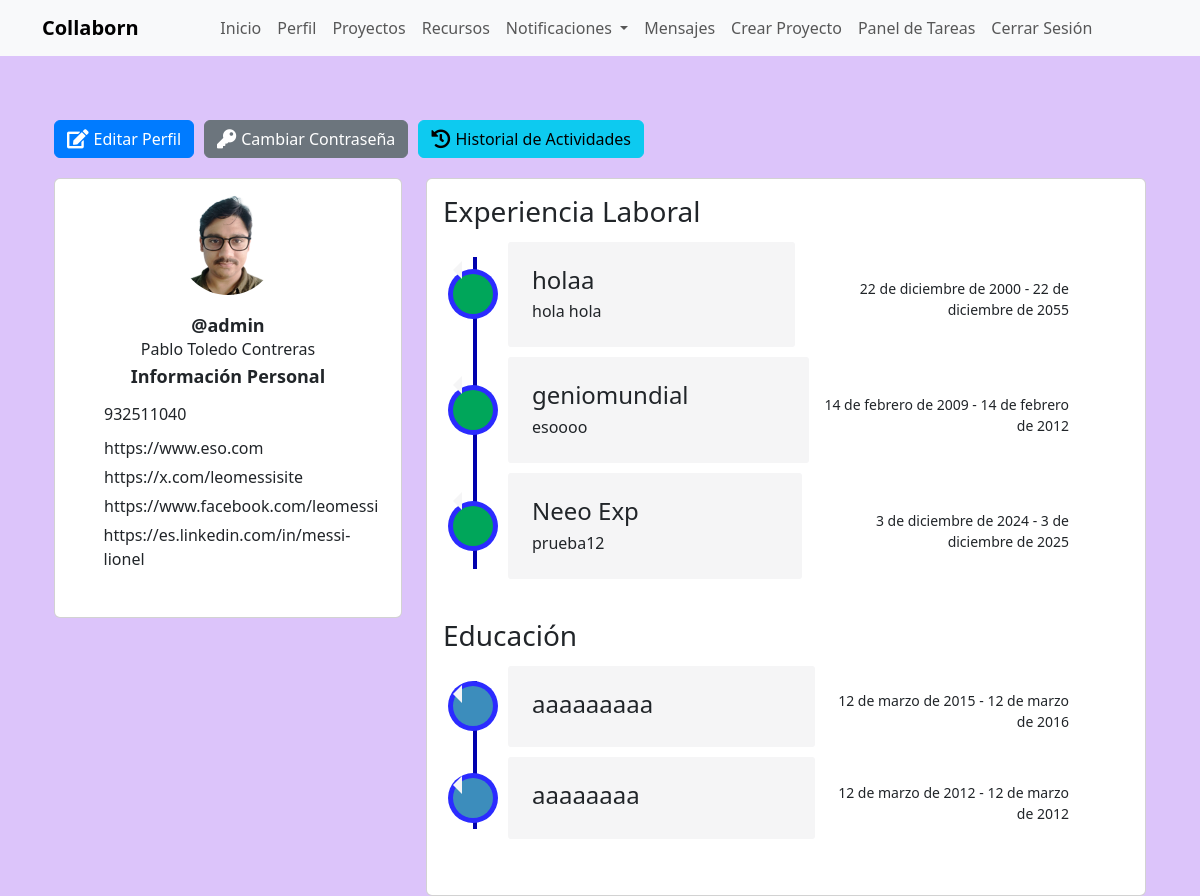
Before: /perfil/ (signed in) with the older database file.
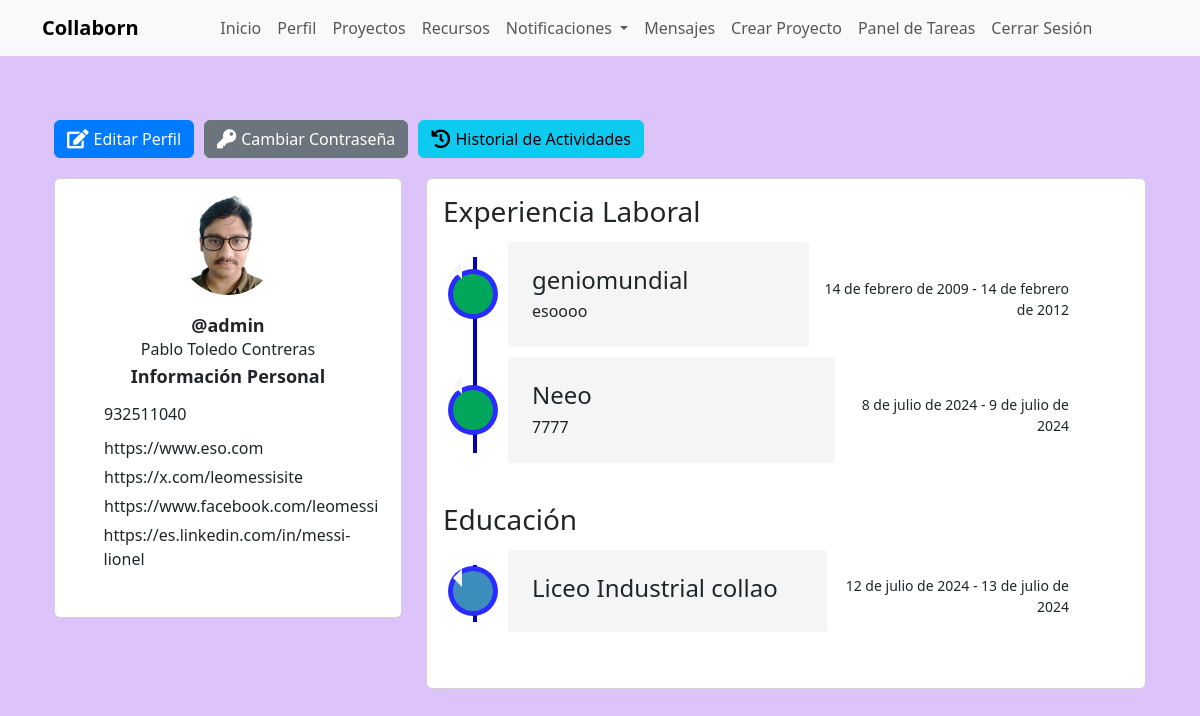
After: the same page with the newer database file.
### myapp/models.py (models this page shows, shortened)
class Perfil(models.Model):
    user = models.OneToOneField(User, on_delete=models.CASCADE)
    nombre = models.CharField(max_length=30, blank=True, null=True)
    apellido = models.CharField(max_length=30, blank=True, null=True)
    telefono = models.CharField(max_length=15, blank=True, null=True)
    fecha_nacimiento = models.DateField(null=True, blank=True)
    avatar = models.ImageField(upload_to='avatars/', null=True, blank=True)
    website = models.URLField(max_length=200, blank=True, null=True)
    twitter = models.URLField(max_length=200, blank=True, null=True)
    facebook = models.URLField(max_length=200, blank=True, null=True)
    linkedin = models.URLField(max_length=200, blank=True, null=True)

class ExperienciaLaboral(models.Model):
    perfil = models.ForeignKey(Perfil, related_name='experiencias', on_delete=models.CASCADE)
    titulo = models.CharField(max_length=100, blank=True, null=True)
    descripcion = models.TextField(blank=True, null=True)
    fecha_inicio = models.DateField(default=timezone.now)
    fecha_fin = models.DateField(default=timezone.now)

class Educacion(models.Model):
    perfil = models.ForeignKey(Perfil, related_name='educaciones', on_delete=models.CASCADE)
    titulo = models.CharField(max_length=100, blank=True, null=True)
    institucion = models.CharField(max_length=100, blank=True, null=True)
    fecha_inicio = models.DateField(default=timezone.now)
    fecha_fin = models.DateField(default=timezone.now)

### myapp/views.py (the view)
# urls.py: path('perfil/', views.ver_perfil, name='ver_perfil'),
@login_required
def ver_perfil(request):
    perfil = request.user.perfil
    experiencias = perfil.experiencias.all()
    educaciones = perfil.educaciones.all()
    return render(request, 'myapp/ver_perfil.html', {
        'perfil': perfil,
        'experiencias': experiencias,
        'educaciones': educaciones,
    })

### myapp/templates/myapp/ver_perfil.html (shortened to what this page needs)
{% extends 'myapp/base.html' %}
{% load static %}
{% block extra_css %}
<link rel="stylesheet" href="{% static 'css/ver_perfil.css' %}">
<link href="https://cdnjs.cloudflare.com/ajax/libs/font-awesome/5.11.2/css/all.min.css" rel="stylesheet">
<link href="https://cdn.jsdelivr.net/npm/@icon/entypo@1.0.3/entypo.css" rel="stylesheet">
{% endblock %}
{% block content %}
<div class="container bootstrap snippet">
    <div class="row">
        <div class="col-md-12">
            <div class="btn-group-custom">
                <a href="{% url 'editar_perfil' %}" class="btn btn-primary btn-custom">
                    <i class="fa fa-edit"></i> Editar Perfil
                </a>
                <a href="{% url 'cambiar_password' %}" class="btn btn-secondary btn-custom">
                    <i class="fa fa-key"></i> Cambiar Contraseña
                </a>
                <a href="{% url 'historial_actividades' %}" class="btn btn-info btn-custom">
                    <i class="fa fa-history"></i> Historial de Actividades
                </a>
            </div>
        </div>
    </div>
    <div class="row">
        <div class="col-md-4">
            <div class="left-profile-card card">
                <div class="card-body">
                    <div class="user-profile">
                        {% if perfil.avatar %}
                            <img src="{{ perfil.avatar.url }}" class="img-fluid rounded-circle" alt="Avatar">
                        {% else %}
                            <img src="{% static 'images/default-avatar.png' %}" class="img-fluid rounded-circle" alt="Avatar">
                        {% endif %}
                    </div>
                    <h3>@{{ user.username }}</h3>
                    <p>{{ perfil.nombre }} {{ perfil.apellido }}</p>
                    <div class="personal-info">
                        <h3>Información Personal</h3>
                        <ul class="personal-list">
                            <li>{{ perfil.telefono }}</li>
                            <li>{{ perfil.website }}</li>
                            <li>{{ perfil.twitter }}</li>
                            <li>{{ perfil.facebook }}</li>
                            <li>{{ perfil.linkedin }}</li>
                        </ul>
                    </div>
                </div>
            </div>
        </div>
        <div class="col-md-8">
            <div class="right-profile-card card">
                <div class="card-body">
                    <h3>Experiencia Laboral</h3>
                    <div class="timeline-centered">
                        {% for experiencia in experiencias %}
                            <article class="timeline-entry">
                                <div class="timeline-entry-inner">
                                    <div class="timeline-icon bg-success">
                                    </div>
                                    <div class="timeline-label">
                                        <h2>{{ experiencia.titulo }}</h2>
                                        <p>{{ experiencia.descripcion }}</p>
                                    </div>
                                    <time class="timeline-time" datetime="{{ experiencia.fecha_inicio }}">{{ experiencia.fecha_inicio }} - {{ experiencia.fecha_fin }}</time>
                                </div>
                            </article>
                        {% endfor %}
                    </div>
                    <h3>Educación</h3>
                    <div class="timeline-centered">
                        {% for educacion in educaciones %}
                            <article class="timeline-entry">
                                <div class="timeline-entry-inner">
                                    <div class="timeline-icon bg-info">
                                    </div>
                                    <div class="timeline-label">
                                        <h2>{{ educacion.institucion }}</h2>
                                    </div>
                                    <time class="timeline-time" datetime="{{ educacion.fecha_inicio }}">{{ educacion.fecha_inicio }} - {{ educacion.fecha_fin }}</time>
                                </div>
                            </article>
                        {% endfor %}
                    </div>
                </div>
            </div>
        </div>
    </div>
</div>
{% endblock %}

### myapp/templates/myapp/base.html (shortened to what this page needs)
<!DOCTYPE html>
<html lang="es">
<head>
    {% load static %}
    <link rel="stylesheet" href="{% static 'css/bootstrap.min.css' %}">
    <link rel="stylesheet" href="{% static 'css/style.css' %}">
    <link rel="stylesheet" href="{% static 'css/ver_perfil.css' %}">
    <link rel="stylesheet" href="{% static 'css/register.css' %}">
    <link href="https://cdnjs.cloudflare.com/ajax/libs/font-awesome/5.11.2/css/all.min.css" rel="stylesheet">
    <link href="https://cdn.jsdelivr.net/npm/@icon/entypo@1.0.3/entypo.css" rel="stylesheet">
    <link rel="stylesheet" href="https://cdnjs.cloudflare.com/ajax/libs/bootstrap-datepicker/1.9.0/css/bootstrap-datepicker.min.css">
    {% block extra_css %}{% endblock %}
</head>
<body>
    {% if user.is_authenticated %}
    <header>
        <nav class="navbar navbar-expand-lg fixed-top custom-navbar bg-light">
            <div class="container">
                <a class="navbar-brand" href="{% url 'index' %}">Collaborn</a>
                <div class="collapse navbar-collapse justify-content-between" id="navbarNav">
                    <ul class="navbar-nav mx-auto">
                        <li class="nav-item"><a class="nav-link" href="{% url 'index' %}">Inicio</a></li>
                        <li class="nav-item"><a class="nav-link" href="{% url 'ver_perfil' %}">Perfil</a></li>
                        <li class="nav-item"><a class="nav-link" href="{% url 'proyecto_list' %}">Proyectos</a></li>
                        <li class="nav-item"><a class="nav-link" href="{% url 'listar_recursos' %}">Recursos</a></li>
                        <li class="nav-item dropdown">
                            <a class="nav-link dropdown-toggle" href="#" id="notificacionesDropdown" role="button" data-toggle="dropdown" aria-haspopup="true" aria-expanded="false">
                                Notificaciones
                            </a>
                        </li>
                        <li class="nav-item">
                            <a class="nav-link" href="{% url 'listar_mensajes' %}">Mensajes
                            </a>
                        </li>
                        {% if user.is_staff %}
                        <li class="nav-item"><a class="nav-link" href="{% url 'crear_proyecto' %}">Crear Proyecto</a></li>
                        <li class="nav-item"><a class="nav-link" href="{% url 'admin_panel_tareas' %}">Panel de Tareas</a></li>
                        {% endif %}
                        <li class="nav-item">
                            <form method="post" action="{% url 'logout' %}">
                                <button type="submit" class="btn btn-link nav-link">Cerrar Sesión</button>
                            </form>
                        </li>
                    </ul>
                </div>
            </div>
        </nav>
    </header>
    {% endif %}
    <main class="container">
        {% block content %}{% endblock %}
    </main>
</body>
</html>

### myapp/static/css/style.css (style rules this page uses)
body { padding-top: 20px; }
.navbar-brand { font-weight: bold; }
.btn-primary { background-color: #007bff; border-color: #007bff; }

### myapp/static/css/ver_perfil.css (style rules this page uses)
body { margin-top: 20px; background: #dcdcdc; }
.left-profile-card .user-profile img { width: 100px; height: 100px; border-radius: 50%; margin: auto; display: block; margin-bottom: 20px; }
.left-profile-card h3 { font-size: 18px; margin-bottom: 0; font-weight: 700; text-align: center; }
.left-profile-card p { margin-bottom: 5px; text-align: center; }
.personal-info { margin-bottom: 30px; }
.personal-info .personal-list { list-style-type: none; margin: 0; padding: 0; }
.personal-list li { margin-bottom: 5px; display: flex; align-items: center; }
.personal-info h3 { margin-bottom: 10px; }
.timeline-centered { position: relative; margin-bottom: 30px; }
.timeline-centered:before { content: ''; position: absolute; display: block; width: 4px; background: #0000ad; top: 20px; bottom: 20px; margin-left: 30px; }
.timeline-centered .timeline-entry { position: relative; margin-top: 5px; margin-left: 30px; margin-bottom: 10px; clear: both; }
.timeline-centered .timeline-entry .timeline-entry-inner { display: flex; align-items: center; margin-left: -20px; position: relative; }
.timeline-centered .timeline-entry .timeline-entry-inner .timeline-time { position: relative; text-align: right; padding: 10px; box-sizing: border-box; font-size: 14px; z-index: 1000; border-radius: 4px; margin-top: 10px; }
.timeline-centered .timeline-entry .timeline-entry-inner .timeline-icon { background: #fff; width: 40px; height: 40px; text-align: center; line-height: 40px; border-radius: 50%; box-shadow: 0 0 0 5px #2b2bff; color: #00d512; border: 1px solid #ff0000; font-size: 16px; margin-right: 15px; flex-shrink: 0; }
.timeline-centered .timeline-entry .timeline-entry-inner .timeline-label { background: #f5f5f6; padding: 1.5em; margin-left: 0; border-radius: 3px; flex-grow: 1; width: 351.44px; }
.timeline-centered .timeline-entry .timeline-entry-inner .timeline-label h2 { margin-top: 0; font-size: 1.5em; margin-bottom: 5px; display: flex; align-items: center; }
.timeline-centered .timeline-entry .timeline-entry-inner .timeline-label p { margin: 0; font-size: 1em; line-height: 1.5em; }
.timeline-centered .timeline-entry .timeline-entry-inner .timeline-label:after { content: ''; display: block; position: absolute; left: 0; top: 19px; width: 0; height: 0; border: 9px solid transparent; border-right-color: #f5f5f6; margin-left: -9px; }
.timeline-centered .timeline-entry .timeline-entry-inner .timeline-icon.bg-success { background: #00a65a !important; border: none; }
.timeline-centered .timeline-entry .timeline-entry-inner .timeline-icon.bg-info { background: #3c8dbc !important; border: none; }
.right-profile-card .card-body { overflow: hidden; }
.timeline-centered { position: relative; margin-bottom: 30px; max-width: 100%; overflow: hidden; }
.timeline-centered .timeline-entry { position: relative; margin-top: 5px; margin-left: 30px; margin-bottom: 10px; clear: both; max-width: calc(100% - 60px); }
.timeline-centered .timeline-entry .timeline-entry-inner { display: flex; align-items: center; margin-left: -20px; position: relative; max-width: 100%; }
.timeline-centered .timeline-entry .timeline-entry-inner .timeline-label { padding: 1.5em; margin-left: 0; border-radius: 3px; flex-grow: 1; max-width: 100%; overflow: hidden; }

### myapp/static/css/register.css (style rules this page uses)
body { background-color: #dcc4fa; }

### myapp/templates/myapp/ver_perfil.html (style rules this page uses)
.btn-group-custom { display: flex; gap: 10px; margin-bottom: 20px; }
.btn-custom { display: flex; align-items: center; gap: 5px; }
.btn-custom i { font-size: 1.2em; }

### myapp/templates/myapp/base.html (style rules this page uses)
body { background-color: #dcc4fa; }
main.container { margin-top: 80px; }

Changed rows visible on the page:
removed ExperienciaLaboral: titulo "holaa", descripcion "hola hola", fecha_inicio "22 de diciembre de 2000", fecha_fin "22 de diciembre de 2055"
removed Educacion: institucion "aaaaaaaaa", fecha_inicio "12 de marzo de 2015", fecha_fin "12 de marzo de 2016"
no longer on this page (row edited): Educacion: institucion "aaaaaaaa", fecha_inicio "12 de marzo de 2012", fecha_fin "12 de marzo de 2012"
changed ExperienciaLaboral: titulo "Neeo Exp" → "Neeo"; descripcion "prueba12" → "7777"; fecha_inicio "3 de diciembre de 2024" → "8 de julio de 2024"; fecha_fin "3 de diciembre de 2025" → "9 de julio de 2024"
added Educacion: institucion "Liceo Industrial collao", fecha_inicio "12 de julio de 2024", fecha_fin "13 de julio de 2024"
